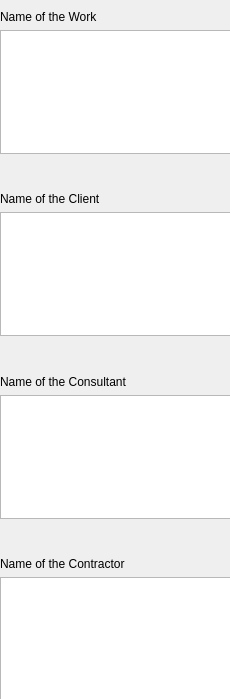
      <widget class="QWidget" name="spc_bsc_40">
       <property name="geometry">
        <rect>
         <x>0</x>
         <y>0</y>
         <width>230</width>
         <height>699</height>
        </rect>
       </property>
       <attribute name="label">
        <string>Basic Info</string>
       </attribute>
       <widget class="QWidget" name="layoutWidget_9">
        <property name="geometry">
         <rect>
          <x>0</x>
          <y>10</y>
          <width>258</width>
          <height>691</height>
         </rect>
        </property>
        <layout class="QVBoxLayout" name="verticalLayout_17">
         <item>
          <widget class="QLabel" name="label_336">
           <property name="text">
            <string>Name of the Work</string>
           </property>
          </widget>
         </item>
         <item>
          <widget class="QTextEdit" name="spc_bsc_41"/>
         </item>
         <item>
          <spacer name="side_socr_9">
           <property name="orientation">
            <enum>Qt::Vertical</enum>
           </property>
           <property name="sizeHint" stdset="0">
            <size>
             <width>20</width>
             <height>100</height>
            </size>
           </property>
          </spacer>
         </item>
         <item>
          <widget class="QLabel" name="label_337">
           <property name="text">
            <string>Name of the Client</string>
           </property>
          </widget>
         </item>
         <item>
          <widget class="QTextEdit" name="spc_bsc_42"/>
         </item>
         <item>
          <spacer name="side_spcr_18">
           <property name="orientation">
            <enum>Qt::Vertical</enum>
           </property>
           <property name="sizeHint" stdset="0">
            <size>
             <width>20</width>
             <height>100</height>
            </size>
           </property>
          </spacer>
         </item>
         <item>
          <widget class="QLabel" name="label_338">
           <property name="text">
            <string>Name of the Consultant</string>
           </property>
          </widget>
         </item>
         <item>
          <widget class="QTextEdit" name="spc_bsc_43">
           <property name="sizePolicy">
            <sizepolicy hsizetype="Expanding" vsizetype="Preferred">
             <horstretch>0</horstretch>
             <verstretch>0</verstretch>
            </sizepolicy>
           </property>
          </widget>
         </item>
         <item>
          <spacer name="side_spcr_19">
           <property name="orientation">
            <enum>Qt::Vertical</enum>
           </property>
           <property name="sizeHint" stdset="0">
            <size>
             <width>20</width>
             <height>100</height>
            </size>
           </property>
          </spacer>
         </item>
         <item>
          <widget class="QLabel" name="label_339">
           <property name="text">
            <string>Name of the Contractor</string>
           </property>
          </widget>
         </item>
         <item>
          <widget class="QTextEdit" name="spc_bsc_44"/>
         </item>
        </layout>
       </widget>
      </widget>
